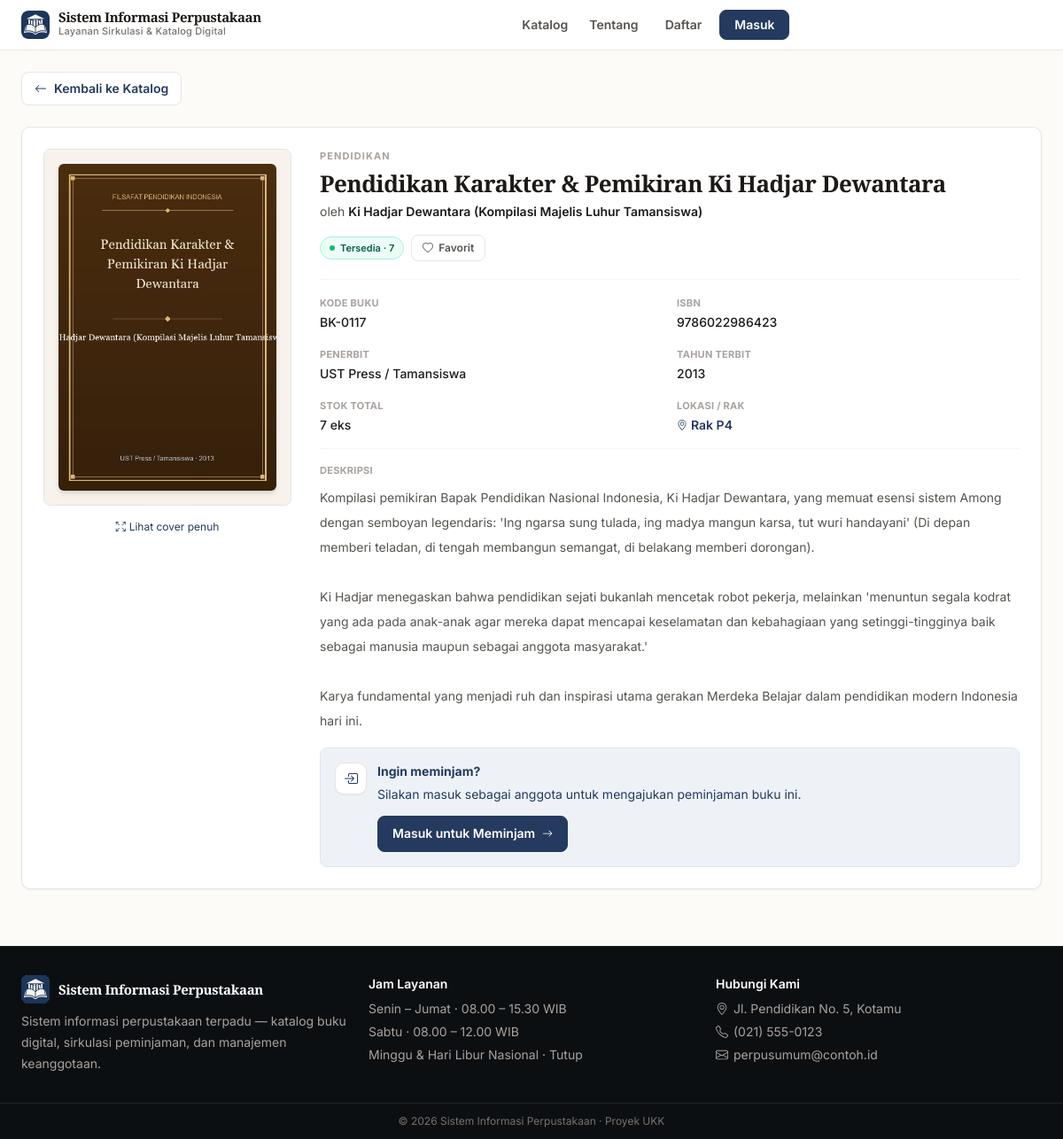
The page /detail.php?id=117&back=/perpustakaan/index.php on the database its author committed.
### tables this page shows
CREATE TABLE `buku` (
  `id_buku` int NOT NULL AUTO_INCREMENT,
  `kode_buku` varchar(20) NOT NULL,
  `isbn` varchar(30) DEFAULT NULL,
  `judul` varchar(200) NOT NULL,
  `penulis` varchar(150) NOT NULL,
  `penerbit` varchar(150) DEFAULT NULL,
  `tahun_terbit` year DEFAULT NULL,
  `id_kategori` int DEFAULT NULL,
  `deskripsi` text,
  `cover` varchar(255) DEFAULT NULL,
  `stok` int NOT NULL DEFAULT '0',
  `tersedia` int NOT NULL DEFAULT '0',
  `is_arsip` tinyint(1) NOT NULL DEFAULT '0',
  `arsip_at` datetime DEFAULT NULL,
  `lokasi_rak` varchar(50) DEFAULT NULL,
  `created_at` timestamp NOT NULL DEFAULT CURRENT_TIMESTAMP,
  PRIMARY KEY (`id_buku`),
  UNIQUE KEY `kode_buku` (`kode_buku`),
  UNIQUE KEY `uniq_buku_isbn` (`isbn`),
  KEY `id_kategori` (`id_kategori`),
  KEY `idx_buku_arsip` (`is_arsip`),
  CONSTRAINT `buku_ibfk_1` FOREIGN KEY (`id_kategori`) REFERENCES `kategori` (`id_kategori`) ON DELETE SET NULL
);

CREATE TABLE `kategori` (
  `id_kategori` int NOT NULL AUTO_INCREMENT,
  `nama_kategori` varchar(100) NOT NULL,
  `keterangan` varchar(255) DEFAULT NULL,
  PRIMARY KEY (`id_kategori`),
  UNIQUE KEY `uniq_kategori_nama` (`nama_kategori`)
);

### includes/auth.php (called while the page is built, shortened)
<?php
function is_login() {
    return isset($_SESSION['role']);
}
function is_anggota() {
    return is_login() && $_SESSION['role'] === 'anggota' && !empty($_SESSION['id_anggota']);
}

### detail.php (the view, shortened to what this page needs)
<?php
require_once __DIR__ . '/config/bootstrap.php';
$id_buku = isset($_GET['id']) ? (int) $_GET['id'] : 0;
$stmt = $pdo->prepare("SELECT b.*, k.nama_kategori
                        FROM buku b
                        LEFT JOIN kategori k ON k.id_kategori = b.id_kategori
                        WHERE b.id_buku = :id");
$stmt->execute([':id' => $id_buku]);
$buku = $stmt->fetch();
$sudah_favorit = false;
$default_back_url = BASE_URL . '/index.php#koleksi';
$back_url = $default_back_url;
$validate_internal_url = function($url) {
    if (empty($url)) return false;
    $url = trim($url);
    if (str_starts_with($url, '//') || str_starts_with($url, '/\\')) return false;
    if (str_starts_with($url, '/')) {
        return $url;
    }
    $parts = parse_url($url);
    if (!$parts || empty($parts['scheme'])) return false;
    if (!in_array(strtolower($parts['scheme']), ['http', 'https'], true)) return false;
    $host = strtolower($parts['host'] ?? '');
    $cur_host = strtolower($_SERVER['HTTP_HOST'] ?? '');
    if ($cur_host !== '') {
        $host_no_port = explode(':', $cur_host)[0];
        if ($host === $cur_host || $host === $host_no_port) {
            $path = $parts['path'] ?? '/';
            $query = isset($parts['query']) ? '?' . $parts['query'] : '';
            $frag = isset($parts['fragment']) ? '#' . $parts['fragment'] : '';
            return $path . $query . $frag;
        }
    }
    return false;
};
if (!empty($_GET['back'])) {
    $cand = $validate_internal_url($_GET['back']);
    if ($cand !== false) {
        $back_url = $cand;
    }
} elseif (!empty($_SERVER['HTTP_REFERER'])) {
    $cand = $validate_internal_url($_SERVER['HTTP_REFERER']);
    if ($cand !== false && !str_contains($cand, 'detail.php')) {
        $back_url = $cand;
    }
}
require_once __DIR__ . '/includes/header.php';
?>
<div class="mb-5 sm:mb-6">
  <a href="<?= e($back_url) ?>" id="btnKembaliKatalog" class="inline-flex items-center gap-2 px-3.5 py-2 rounded-lg border bg-white text-xs sm:text-sm font-semibold transition-all duration-150 shadow-xs hover:bg-slate-50 hover:border-slate-300 active:bg-slate-100" style="border-color: var(--border); color: var(--accent-text);">
    <i class="bi bi-arrow-left text-sm"></i>
    <span>Kembali ke Katalog</span>
  </a>
</div>
<div class="bg-white rounded-xl border p-5 sm:p-6 grid grid-cols-1 md:grid-cols-[280px_1fr] gap-6 sm:gap-8" style="border-color: var(--border)">
  <div class="md:col-span-1">
    <div class="rounded-xl overflow-hidden border flex items-center justify-center p-3 sm:p-4" style="background: var(--paper-2); border-color: var(--border); min-height: 360px;">
      <a href="<?= e(cover_url($buku['cover'])) ?>" target="_blank" rel="noopener noreferrer" title="Lihat cover ukuran penuh" class="group/cover block relative">
        <img src="<?= e(cover_url($buku['cover'])) ?>" alt="Cover <?= e($buku['judul']) ?>" class="w-auto h-auto max-h-[380px] max-w-full rounded-md shadow-md object-contain transition-transform duration-200 group-hover/cover:scale-[1.02]" onerror="this.src='<?= BASE_URL ?>/assets/img/no-cover.svg'">
      </a>
    </div>
    <div class="text-center mt-2.5">
      <a href="<?= e(cover_url($buku['cover'])) ?>" target="_blank" rel="noopener noreferrer" class="inline-flex items-center gap-1 text-xs hover:underline" style="color: var(--accent-text)">
        <i class="bi bi-arrows-fullscreen text-[11px]"></i> Lihat cover penuh
      </a>
    </div>
  </div>
  <div class="md:col-span-1 min-w-0">
    <p class="text-[11px] font-bold tracking-widest uppercase mb-1.5" style="color: var(--text-faint-2)"><?= e($buku['nama_kategori'] ?? 'Tanpa Kategori') ?></p>
    <h1 class="font-display text-[22px] sm:text-[26px] font-bold leading-tight mb-1.5" style="color: var(--text)"><?= e($buku['judul']) ?></h1>
    <p class="text-sm mb-4" style="color: var(--text-muted)">oleh <span class="font-semibold" style="color: var(--text)"><?= e($buku['penulis']) ?></span></p>
    <div class="mb-5 flex flex-wrap items-center gap-2">
      <?= badge_ketersediaan((int)$buku['tersedia'], !empty($buku['is_arsip'])) ?>
      <?php if (is_anggota()): ?>
        <form method="post" action="<?= BASE_URL ?>/anggota/toggle_favorit.php">
      <?= csrf_field() ?>
          <input type="hidden" name="id_buku" value="<?= (int)$buku['id_buku'] ?>">
          <input type="hidden" name="redirect" value="detail">
          <button type="submit"
            class="inline-flex items-center gap-1.5 text-xs font-semibold px-3 py-1.5 rounded-full border transition
            <?= $sudah_favorit ? 'bg-red-50 border-red-200 text-red-700' : 'bg-white hover:bg-slate-50' ?>" style="<?= $sudah_favorit ? '' : 'border-color: var(--border); color: var(--text-muted)' ?>">
            <?= $sudah_favorit ? '<i class="bi bi-heart-fill"></i> Difavoritkan' : '<i class="bi bi-heart"></i> Favorit' ?>
          </button>
        </form>
      <?php else: ?>
        <button type="button" onclick="showNoticeModal('Silakan login sebagai anggota untuk menambah buku ke Favorit.')"
            class="inline-flex items-center gap-1.5 text-xs font-semibold px-3 py-1.5 rounded-full border bg-white hover:bg-slate-50 transition" style="border-color: var(--border); color: var(--text-muted)">
            <i class="bi bi-heart"></i> Favorit
        </button>
      <?php endif; ?>
    </div>
    <div class="grid grid-cols-2 gap-x-6 gap-y-4 text-sm mb-6 border-y py-4" style="border-color: var(--border-faint)">
      <div>
        <p class="text-[11px] font-bold uppercase tracking-wide" style="color: var(--text-faint-2)">Kode Buku</p>
        <p class="font-medium mt-0.5" style="color: var(--text)"><?= e($buku['kode_buku']) ?></p>
      </div>
      <div>
        <p class="text-[11px] font-bold uppercase tracking-wide" style="color: var(--text-faint-2)">ISBN</p>
        <p class="font-medium mt-0.5" style="color: var(--text)"><?= e($buku['isbn'] ?: '—') ?></p>
      </div>
      <div>
        <p class="text-[11px] font-bold uppercase tracking-wide" style="color: var(--text-faint-2)">Penerbit</p>
        <p class="font-medium mt-0.5" style="color: var(--text)"><?= e($buku['penerbit'] ?: '—') ?></p>
      </div>
      <div>
        <p class="text-[11px] font-bold uppercase tracking-wide" style="color: var(--text-faint-2)">Tahun Terbit</p>
        <p class="font-medium mt-0.5" style="color: var(--text)"><?= e($buku['tahun_terbit'] ?: '—') ?></p>
      </div>
      <div>
        <p class="text-[11px] font-bold uppercase tracking-wide" style="color: var(--text-faint-2)">Stok Total</p>
        <p class="font-medium mt-0.5" style="color: var(--text)"><?= (int)$buku['stok'] ?> eks</p>
      </div>
      <div>
        <p class="text-[11px] font-bold uppercase tracking-wide" style="color: var(--text-faint-2)">Lokasi / Rak</p>
        <p class="font-semibold mt-0.5 flex items-center gap-1" style="color: var(--accent)">
          <i class="bi bi-geo-alt text-xs"></i>
          <?= e($buku['lokasi_rak'] ?: 'Belum ditentukan') ?>
        </p>
      </div>
    </div>
    <div class="mb-6">
      <p class="text-[11px] font-bold uppercase tracking-wide mb-2" style="color: var(--text-faint-2)">Deskripsi</p>
      <p class="text-sm leading-7" style="color: var(--text-muted)"><?= nl2br(e($buku['deskripsi'] ?: 'Belum ada deskripsi untuk buku ini.')) ?></p>
    </div>
    <?php if (!is_login()): ?>
      <div class="border rounded-xl p-4" style="background: var(--accent-soft); border-color: var(--accent-soft-2); color: var(--accent-text)">
        <div class="flex gap-3">
          <span class="w-9 h-9 rounded-xl bg-white border flex items-center justify-center shrink-0" style="border-color: var(--accent-soft-2); color: var(--accent-text)"><i class="bi bi-box-arrow-in-right"></i></span>
          <div class="min-w-0 flex-1">
            <p class="text-sm font-bold" style="color: var(--accent-text)">Ingin meminjam?</p>
            <p class="text-sm mt-1 leading-6" style="color: var(--accent-text)">Silakan masuk sebagai anggota untuk mengajukan peminjaman buku ini.</p>
            <a href="<?= BASE_URL ?>/login.php" class="inline-flex items-center gap-2 mt-3 px-4 py-2.5 rounded-xl bg-brand-600 hover:bg-brand-700 text-white text-sm font-bold transition">Masuk untuk Meminjam <i class="bi bi-arrow-right text-xs"></i></a>
          </div>
        </div>
      </div>
    <?php endif; ?>
  </div>
</div>
<?php require_once __DIR__ . '/includes/footer.php'; ?>

### includes/functions.php (shortened to what this page needs)
<?php
function e($string) {
    return htmlspecialchars($string ?? '', ENT_QUOTES, 'UTF-8');
}
function cover_url($nama_file, $use_thumb = false) {
    return UPLOAD_URL . $nama_file;
}
function badge_ketersediaan($tersedia, $is_arsip = false) {
    if ($tersedia > 0) {
        return '<span class="inline-flex items-center gap-1.5 rounded-full border text-[11px] font-semibold px-2.5 py-1" style="background: var(--badge-emerald-bg); border-color: var(--badge-emerald-border); color: var(--badge-emerald-text)"><span class="w-1.5 h-1.5 rounded-full" style="background:#10b981"></span>Tersedia · ' . (int)$tersedia . '</span>';
    }
    return '<span class="inline-flex items-center gap-1.5 rounded-full border text-[11px] font-semibold px-2.5 py-1" style="background: var(--badge-red-bg); border-color: var(--badge-red-border); color: var(--badge-red-text)"><span class="w-1.5 h-1.5 rounded-full" style="background:#ef4444"></span>Habis</span>';
}

### assets/css/app.css (style rules this page uses)
:root { color-scheme: light; --paper: #fdfbf7; --paper-2: #f7f2eb; --surface: #ffffff; --surface-2: #faf8f5; --surface-hover: #f5f1ea; --border: #e7e5e4; --border-strong: #d6d3d1; --border-faint: #f5f5f4; --text: #1c1917; --text-muted: #57534e; --text-faint: #78716c; --text-faint-2: #a8a29e; --accent: #243a5e; --accent-hover: #1a2c4a; --accent-soft: #eef2f7; --accent-soft-2: #dbe6f2; --accent-ring: rgba(36,58,94,.14); --accent-text: #243a5e; --radius-sm: 6px; --radius: 8px; --radius-md: 10px; --radius-lg: 12px; --radius-xl: 14px; --shadow-xs: 0 1px 2px rgba(16,24,40,.05); --shadow-sm: 0 1px 3px rgba(16,24,40,.06); --shadow: 0 2px 8px rgba(16,24,40,.06); --font-body: Inter, ui-sans-serif, system-ui, -apple-system, "Segoe UI", sans-serif; --font-display: "EB Garamond", "Source Serif 4", Georgia, "Times New Roman", serif; --transition: 160ms ease; --transition-fast: 120ms ease; --badge-amber-bg: #fffbeb; --badge-amber-border: #fde68a; --badge-amber-text: #92400e; --badge-red-bg: #fef2f2; --badge-red-border: #fecaca; --badge-red-text: #991b1b; --badge-emerald-bg: #ecfdf5; --badge-emerald-border: #a7f3d0; --badge-emerald-text: #065f46; --badge-slate-bg: #f8fafc; --badge-slate-border: var(--border); --badge-slate-text: var(--text-faint); }
html { scroll-behavior: smooth; }
body { font-family: var(--font-body); background: var(--paper); color: var(--text); -webkit-font-smoothing: antialiased; text-rendering: optimizeLegibility; line-height: 1.65; }
h1, h2, h3, .font-display, .hero-title { font-family: var(--font-display); letter-spacing: -0.02em; line-height: 1.2; color: var(--text); }
h1 { font-weight: 700; }
@media (prefers-reduced-motion: no-preference) { * { scroll-behavior: auto; } }
.bg-white.rounded-2xl, .bg-white.rounded-3xl, .bg-white.rounded-xl, .profile-card, .report-stat, .report-sheet, .responsive-table-card, .mobile-card, .member-loan-card, .history-stat { border: 1px solid var(--border) !important; border-radius: var(--radius-md) !important; box-shadow: var(--shadow-xs) !important; background: var(--surface) !important; }
a.bg-brand-600, button.bg-brand-600, .bg-brand-600 { background: var(--accent) !important; color: #fff !important; border: 1px solid var(--accent) !important; border-radius: var(--radius) !important; box-shadow: none !important; font-weight: 600 !important; font-size: 0.875rem !important; transition: background var(--transition-fast), border-color var(--transition-fast), color var(--transition-fast) !important; transform: none !important; }
a.border, button.border { border-radius: var(--radius) !important; font-weight: 600 !important; }
.rounded-xl { border-radius: var(--radius) !important; }
.px-4.py-2\.5 { padding-top: 0.6rem !important; padding-bottom: 0.6rem !important; }
input, select, textarea, button { max-width: 100%; }
body { animation: none !important; }
main > * { animation: none !important; }
a { transition: color var(--transition-fast) !important; }
.grid.grid-cols-2 { gap: 0.9rem !important; }
@media (min-width: 768px) { .grid.grid-cols-2 { gap: 1rem !important; } }
.mb-6 { margin-bottom: 1rem !important; }

### rows shown on the page
buku: cover (picture), id_kategori.nama_kategori "PENDIDIKAN", judul "Pendidikan Karakter & Pemikiran Ki Hadjar Dewantara", penulis "Ki Hadjar Dewantara (Kompilasi Majelis Luhur Tamansiswa)", tersedia "7", kode_buku "BK-0117", isbn "9786022986423", penerbit "UST Press / Tamansiswa", tahun_terbit "2013", stok "7", lokasi_rak "Rak P4", deskripsi "Kompilasi pemikiran Bapak Pendidikan Nasional Indonesia, Ki Hadjar Dewantara, yang memuat esensi sistem Among dengan semboyan legendaris: 'Ing ngarsa sung tulada, ing madya mangun karsa, tut wuri handayani' (Di depan memberi teladan, di tengah membangun semangat, di belakang memberi dorongan). Ki Hadjar menegaskan bahwa pendidikan sejati bukanlah mencetak robot pekerja, melainkan 'menuntun segala kodrat yang ada pada anak-anak agar mereka dapat mencapai keselamatan dan kebahagiaan yang setinggi-tingginya baik sebagai manusia maupun sebagai anggota masyarakat.' Karya fundamental yang menjadi ruh dan inspirasi utama gerakan Merdeka Belajar dalam pendidikan modern Indonesia hari ini."
